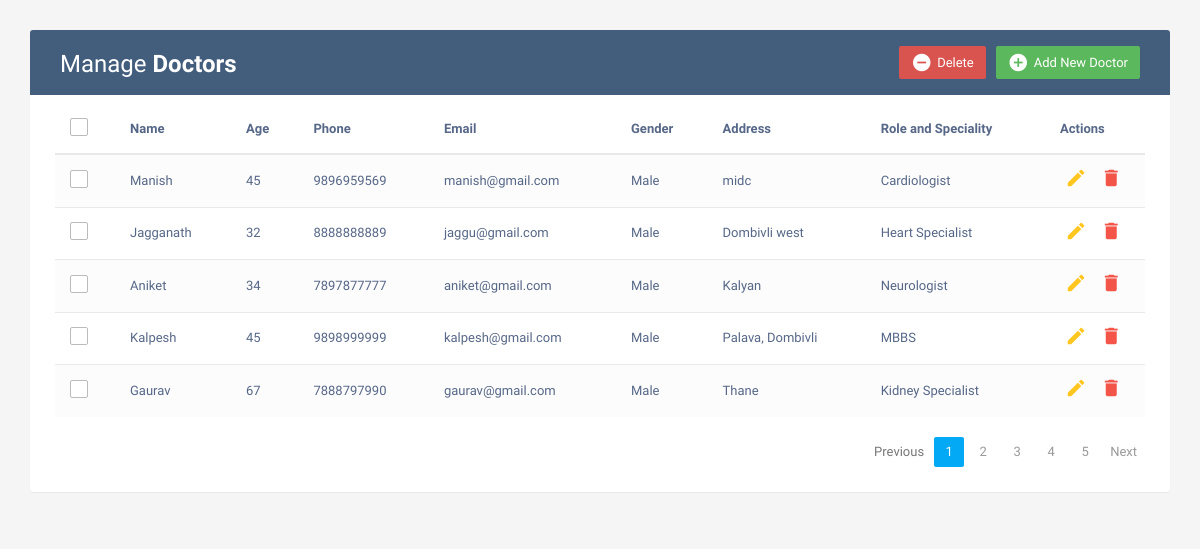
Page /doctors on the committed database.
### home/models.py (models this page shows, shortened)
class Doctor(models.Model):
    doctor_Name = models.CharField(max_length=100)
    agee = models.IntegerField()
    phonee = models.IntegerField()
    emaill = models.EmailField(max_length=100)
    genderr = models.CharField(max_length=50)
    addresss = models.TextField()
    roless = models.TextField()

### home/views.py (the view)
# urls.py: path('doctors', views.doctors, name='doctors'),
def doctors(request):
    doc = Doctor.objects.all()
    context = {
        'doc':doc,
    }
    return render(request, 'doctors.html', context)

### templates/doctors.html (shortened to what this page needs)
<!DOCTYPE html>
<html lang="en">
<head>
<link rel="stylesheet" href="https://maxcdn.bootstrapcdn.com/font-awesome/4.7.0/css/font-awesome.min.css">
<link rel="stylesheet" href="https://maxcdn.bootstrapcdn.com/bootstrap/3.3.7/css/bootstrap.min.css">
  <body>
    <div class="container">
        <div class="table-wrapper">
            <div class="table-title">
                <div class="row">
                    <div class="col-sm-6">
						<h2>Manage <b>Doctors</b></h2>
					</div>
					<div class="col-sm-6">
						<a href="#addEmployeeModal" class="btn btn-success" data-toggle="modal"><i class="material-icons">&#xE147;</i> <span>Add New Doctor</span></a>
						<a href="#deleteEmployeeModal" class="btn btn-danger" data-toggle="modal"><i class="material-icons">&#xE15C;</i> <span>Delete</span></a>
					</div>
                </div>
            </div>
            <table class="table table-striped table-hover">
                <thead>
                    <tr>
						<th>
							<span class="custom-checkbox">
								<label for="selectAll"></label>
							</span>
						</th>
                        <th>Name</th>
						<th>Age</th>
                        <th>Phone</th>
                        <th>Email</th>
						<th>Gender</th>
						<th>Address</th>
						<th>Role and Speciality</th>
                        <th>Actions</th>
                    </tr>
                </thead>
                <tbody>
					{% for i in doc %}
                    <tr>
						<td>
							<span class="custom-checkbox">
								<label for="checkbox1"></label>
							</span>
						</td>
                        <td>{{i.doctor_Name}}</td>
						<td>{{i.agee}}</td>
                        <td>{{i.phonee}}</td>
						<td>{{i.emaill}}</td>
						<td>{{i.genderr}}</td>
						<td>{{i.addresss}}</td>
						<td>{{i.roless}}</td>
                        <td>
                            <a href="#editEmployeeModal-{{forloop.counter}}" class="edit" data-toggle="modal"><i class="material-icons" data-toggle="tooltip" title="Edit">&#xE254;</i></a>
                            <a href="#deleteEmployeeModal-{{forloop.counter}}" class="delete" data-toggle="modal"><i class="material-icons" data-toggle="tooltip" title="Delete">&#xE872;</i></a>
                        </td>
                    </tr>
					{% endfor %}
                </tbody>
            </table>
			<div class="clearfix">
                <ul class="pagination">
                    <li class="page-item disabled"><a href="#">Previous</a></li>
                    <li class="page-item active"><a href="#" class="page-link">1</a></li>
                    <li class="page-item "><a href="#" class="page-link">2</a></li>
                    <li class="page-item"><a href="#" class="page-link">3</a></li>
                    <li class="page-item"><a href="#" class="page-link">4</a></li>
                    <li class="page-item"><a href="#" class="page-link">5</a></li>
                    <li class="page-item"><a href="#" class="page-link">Next</a></li>
                </ul>
            </div>
        </div>
    </div>
</body>
</html>

### templates/doctors.html (style rules this page uses)
body { color: #566787; background: #f5f5f5; font-family: 'Varela Round', sans-serif; font-size: 13px; }
.table-wrapper { background: #fff; padding: 20px 25px; margin: 30px 0; border-radius: 3px; box-shadow: 0 1px 1px rgba(0,0,0,.05); }
.table-title { padding-bottom: 15px; background: #435d7d; color: #fff; padding: 16px 30px; margin: -20px -25px 10px; border-radius: 3px 3px 0 0; }
.table-title h2 { margin: 5px 0 0; font-size: 24px; }
.table-title .btn { color: #fff; float: right; font-size: 13px; border: none; min-width: 50px; border-radius: 2px; border: none; outline: none !important; margin-left: 10px; }
.table-title .btn i { float: left; font-size: 21px; margin-right: 5px; }
.table-title .btn span { float: left; margin-top: 2px; }
table.table tr th, table.table tr td { border-color: #e9e9e9; padding: 12px 15px; vertical-align: middle; }
table.table tr th:first-child { width: 60px; }
table.table tr th:last-child { width: 100px; }
table.table-striped tbody tr:nth-of-type(odd) { background-color: #fcfcfc; }
table.table td:last-child i { opacity: 0.9; font-size: 22px; margin: 0 5px; }
table.table td a { font-weight: bold; color: #566787; display: inline-block; text-decoration: none; outline: none !important; }
table.table td a.edit { color: #FFC107; }
table.table td a.delete { color: #F44336; }
table.table td i { font-size: 19px; }
.pagination { float: right; margin: 0 0 5px; }
.pagination li a { border: none; font-size: 13px; min-width: 30px; min-height: 30px; color: #999; margin: 0 2px; line-height: 30px; border-radius: 2px !important; text-align: center; padding: 0 6px; }
.pagination li.active a, .pagination li.active a.page-link { background: #03A9F4; }
.custom-checkbox { position: relative; }
.custom-checkbox label:before { width: 18px; height: 18px; }
.custom-checkbox label:before { content: ''; margin-right: 10px; display: inline-block; vertical-align: text-top; background: white; border: 1px solid #bbb; border-radius: 2px; box-sizing: border-box; z-index: 2; }

### rows in the picture
Doctor: doctor_Name "Manish", agee "45", phonee "9896959569", emaill "manish@gmail.com", genderr "Male", addresss "midc", roless "Cardiologist"
Doctor: doctor_Name "Jagganath", agee "32", phonee "8888888889", emaill "jaggu@gmail.com", genderr "Male", addresss "Dombivli west", roless "Heart Specialist"
Doctor: doctor_Name "Aniket", agee "34", phonee "7897877777", emaill "aniket@gmail.com", genderr "Male", addresss "Kalyan", roless "Neurologist"
Doctor: doctor_Name "Kalpesh", agee "45", phonee "9898999999", emaill "kalpesh@gmail.com", genderr "Male", addresss "Palava, Dombivli", roless "MBBS"
Doctor: doctor_Name "Gaurav", agee "67", phonee "7888797990", emaill "gaurav@gmail.com", genderr "Male", addresss "Thane", roless "Kidney Specialist"
